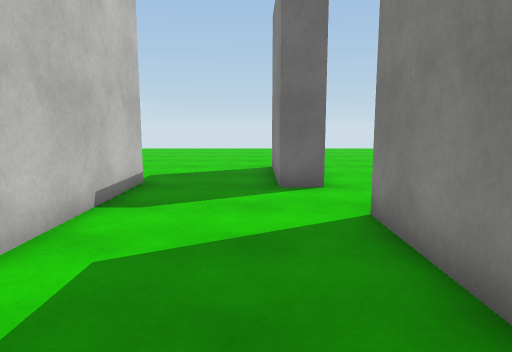
View 1 (above)

18 first-person views from a walk through a scene from a Unity 3-D project. The camera is 1.4 m above the floor, tilts 8° down and sees 70° across. The floor is counted in squares, 1 m on a side. Each view is taken from the middle of a square. On the plan, view 1 faces up. The plan holds only what a view shows up to about 16 squares ahead; the rest is blank. The place goes on beyond the plan. Surface patterns are stand-ins for the level's own textures.

View 2
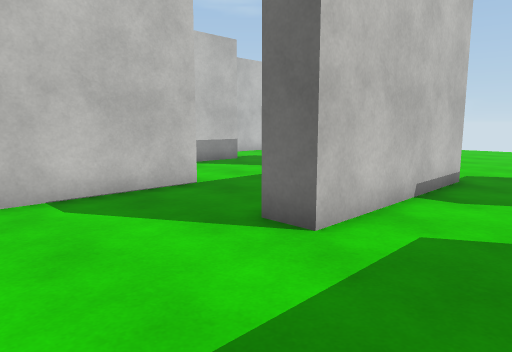

View 3
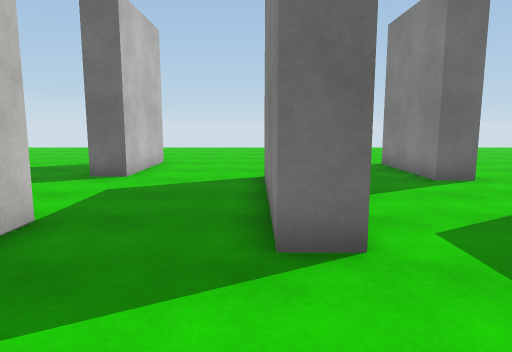

View 4
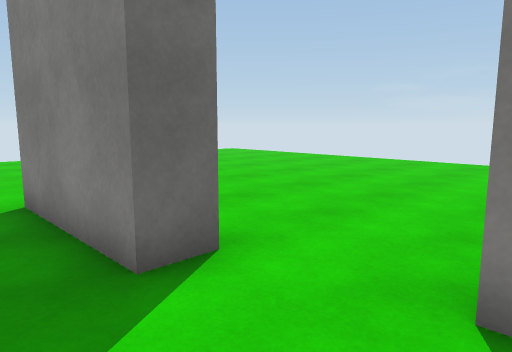

View 5
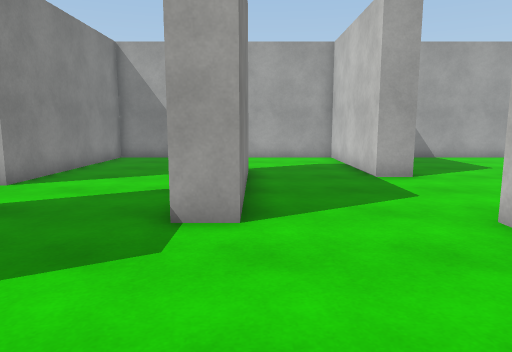

View 6
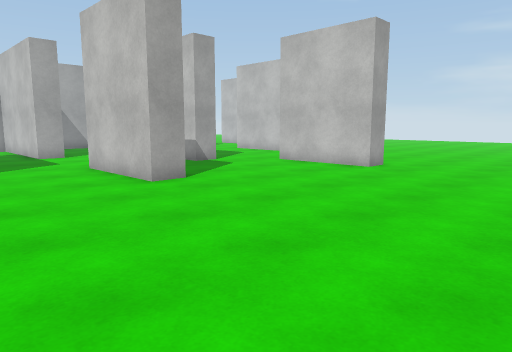

View 7
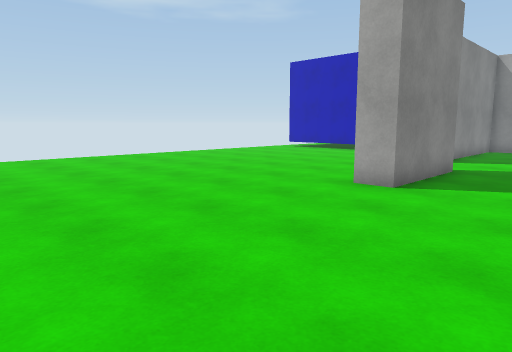

View 8
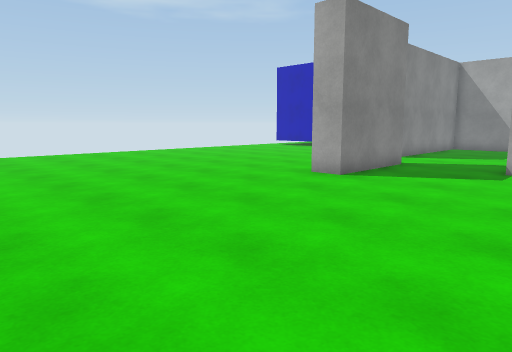

View 9
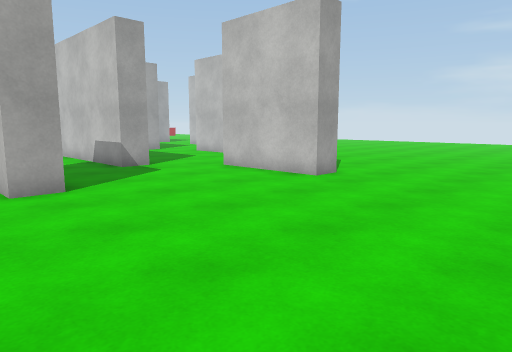

View 10
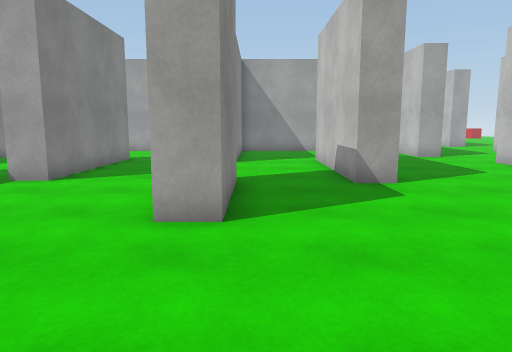

View 11
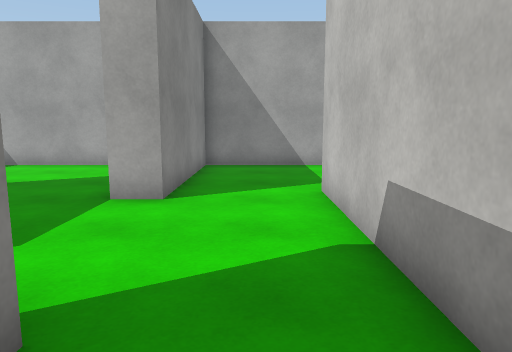

View 12
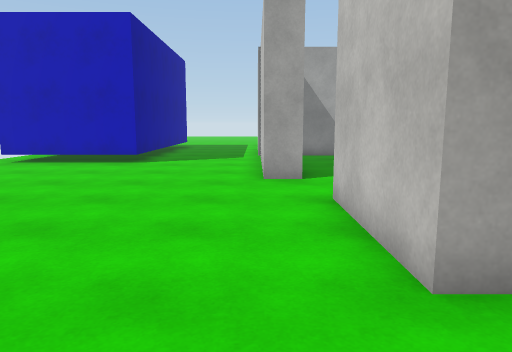

View 13
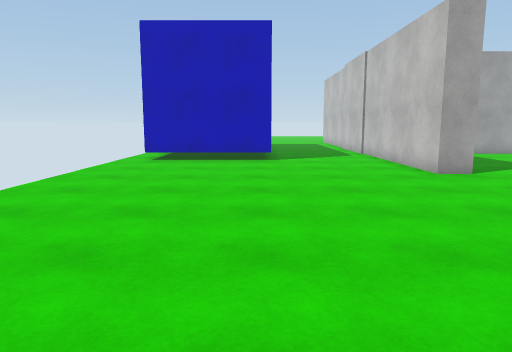

View 14
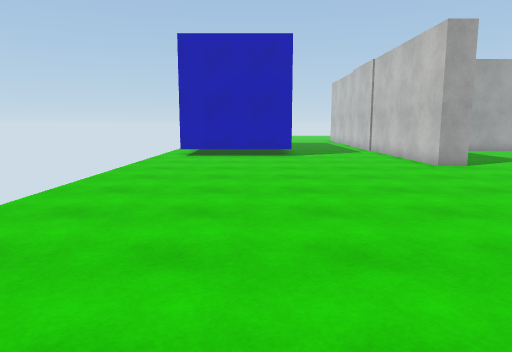

View 15
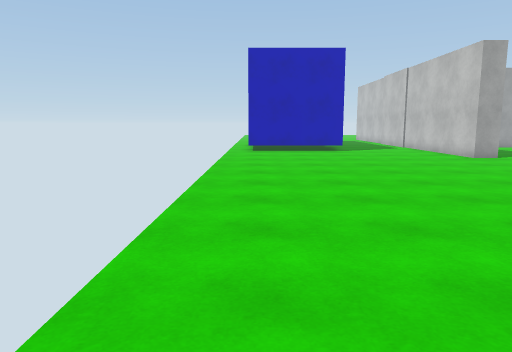

View 16
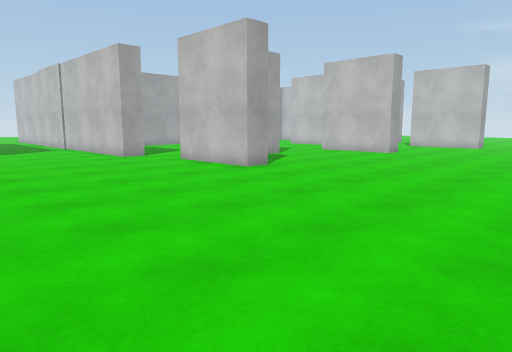

View 17
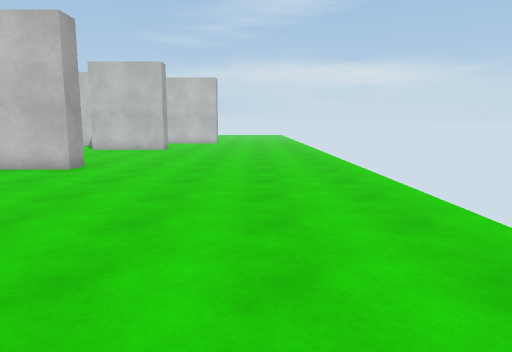

View 18
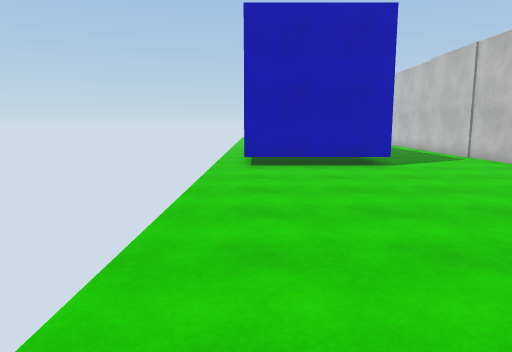

### Floor plan
Points are (right, up) in squares from view 1. A wall is a line through its corners. A room is listed if a view was taken in it or the views show most of it. See-through windows are left out.
Room 1 (views 1, 2, 3, 4, 5, 6, 7, 8, 9, 10, 11, 12, 13, 14, 15, 16, 17, 18)
walls: (0.5, 12.1) (1.5, 12.1) (1.5, 8.1) (0.5, 8.1) (0.5, 12.1); (-2.8, 8.9) (-2.8, 2.9) (-3.8, 2.9) (-3.8, 8.9) (-2.8, 8.9); (-7.5, 12.8) (-7.5, 8.8) (-8.5, 8.8) (-8.5, 12.8) (-7.5, 12.8); (-12.5, 9.3) (-11.4, 9.3) (-11.4, 3.2); (8.6, 1.5) (12.5, 1.5); (-15.4, 15.1) (-14.3, 15.1) (-14.3, 11); (-14.8, -1.7) (-8.2, -1.7) (-8.2, 4.2) (-7.2, 4.2) (-7.2, -1.7) (1.8, -1.7) (1.8, 5.6) (2.8, 5.6) (2.8, 2.4)
ways out: opening at (6, 2); opening at (13, 1)

Positions as (right, up) in squares from view 1, and headings:
1: (0, 0), facing up
2: (0, -1), facing up-left
3: (-4, -1), facing up
4: (-1, 5), facing up-right
5: (-4, 14), facing down
6: (-3, 21), facing down-left
7: (-3, 20), facing down-right
8: (-5, 21), facing down-right
9: (-6, 21), facing down-left
10: (-9, 18), facing down
11: (-10, 11), facing down
12: (3, 15), facing down
13: (8, 16), facing down
14: (9, 18), facing down
15: (12, 21), facing down
16: (10, 21), facing down-left
17: (13, 18), facing left
18: (12, 14), facing down
